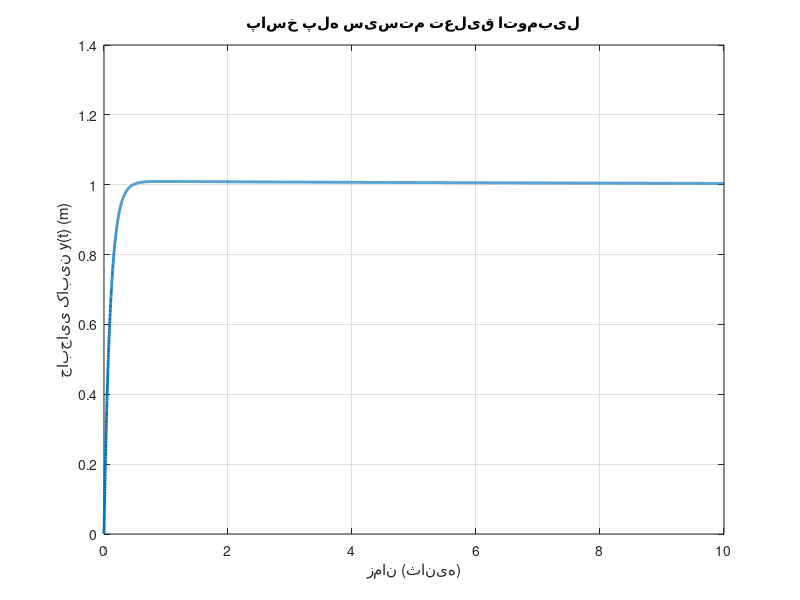
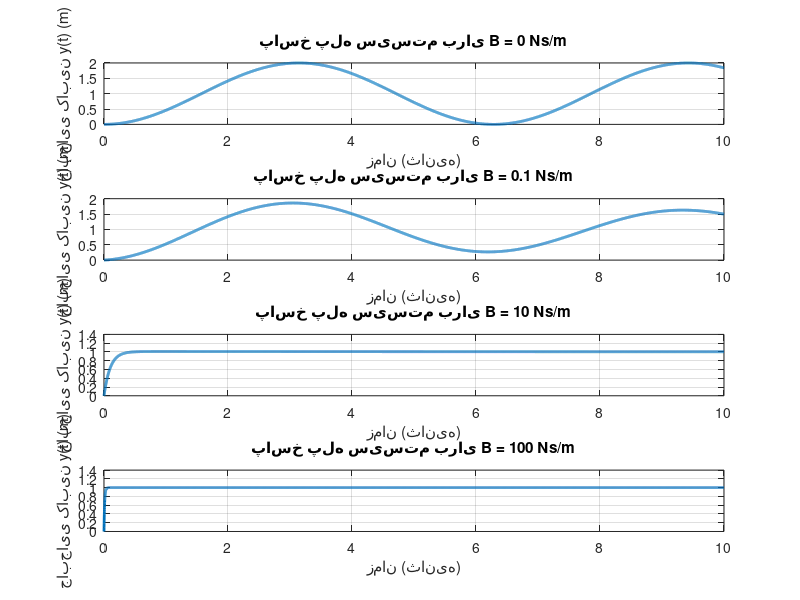

Reproduce these figures in MATLAB, in order. (Note: this script raises an error after producing the figures.)
% پارامترها
M = 1;       % جرم اتومبیل (kg)
K = 1;       % سختی فنر (N/m)
B = 10;      % ضریب میرایی (Ns/m)

% تعریف تابع تبدیل H(s) = (1 + B s) / (s^2 + B s + 1)
numerator = [B, 1];
denominator = [1, B, 1];
H = tf(numerator, denominator);

% تعریف زمان شبیهسازی
t = 0:0.001:10; % از 0 تا 10 ثانیه با گام 0.001 ثانیه

% تعریف ورودی سیگنال پلهای
u = ones(size(t)); % سیگنال پله واحد

% محاسبه پاسخ سیستم به ورودی پله
[y, t] = step(H, t);

% رسم پاسخ سیستم
figure;
plot(t, y, 'LineWidth', 2);
title('پاسخ پله سیستم تعلیق اتومبیل');
xlabel('زمان (ثانیه)');
ylabel('جابجایی کابین y(t) (m)');
grid on;

% تغییر مقدار B و بررسی تاثیر آن
B_values = [0, 0.1, 10, 100]; % مقادیر مختلف B

figure;
for i = 1:length(B_values)
    B = B_values(i);
    numerator = [B, 1];
    denominator = [1, B, 1];
    H = tf(numerator, denominator);
    [y, t] = step(H, t);
    subplot(length(B_values), 1, i);
    plot(t, y, 'LineWidth', 2);
    title(['پاسخ پله سیستم برای B = ', num2str(B), ' Ns/m']);
    xlabel('زمان (ثانیه)');
    ylabel('جابجایی کابین y(t) (m)');
    grid on;
end

% کد مقایسه پاسخ عددی و نظری
% تعریف تابع دیفرانسیل مرتبه دوم به سیستم معادلات مرتبه اول
function dydt = odeSystem(t, y)
    % y(1) = y(t)
    % y(2) = dy/dt
    dydt = zeros(2,1);
    dydt(1) = y(2);
    dydt(2) = 5*heaviside(t) - 3*y(2) - 2*y(1);
end

% بازه زمانی شبیهسازی
tspan = [0 10];

% شرایط اولیه
y0 = [1; 1];

% حل عددی معادله با استفاده از ode45
[t_num, y_num] = ode45(@odeSystem, tspan, y0);

% محاسبه پاسخ نظری
y_theoretical = 2*exp(-3*t_num) - 2*exp(-t_num);

% رسم پاسخ عددی و نظری
figure;
plot(t_num, y_num(:,1), 'b-', 'LineWidth', 2); hold on;
plot(t_num, y_theoretical, 'r--', 'LineWidth', 2);
title('مقایسه پاسخ عددی و نظری');
xlabel('زمان (ثانیه)');
ylabel('y(t)');
legend('پاسخ عددی', 'پاسخ نظری');
grid on;
hold off;
